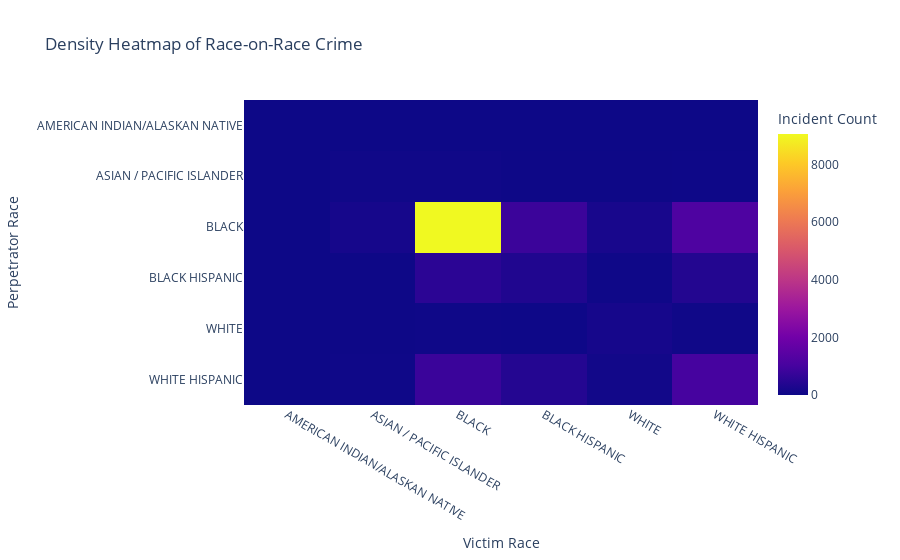

Source (notebook cell):
### Code cell
import pandas as pd
import plotly.express as px

# Assuming 'cleaned_data' is your DataFrame and already loaded

# Filter out unknown and nan races for perpetrators and victims
filtered_data = cleaned_data[
    (cleaned_data['PERP_RACE'].notna()) & (cleaned_data['PERP_RACE'] != 'UNKNOWN') &
    (cleaned_data['VIC_RACE'].notna()) & (cleaned_data['VIC_RACE'] != 'UNKNOWN')
]

# Create a crosstab of perpetrator and victim races
# Ensure PERP_RACE are rows and VIC_RACE are columns
race_on_race = pd.crosstab(filtered_data['PERP_RACE'], filtered_data['VIC_RACE'])

# Plotting a density heatmap
fig = px.imshow(
    race_on_race,
    labels=dict(x="Victim Race", y="Perpetrator Race", color="Incident Count"),
    title='Density Heatmap of Race-on-Race Crime',
    aspect='auto'  # Adjust the aspect ratio to auto if needed
)

# Ensure axes labels are correct
fig.update_xaxes(side="bottom", tickmode='array', tickvals=list(range(len(race_on_race.columns))), ticktext=race_on_race.columns)
fig.update_yaxes(tickmode='array', tickvals=list(range(len(race_on_race.index))), ticktext=race_on_race.index)

fig.show()

### Figure 1 — Plotly figure (JSON) as saved in the notebook; plotly's stock layout.template omitted (floating-point values rounded to 4 significant figures)
{"data": [{"coloraxis": "coloraxis", "hovertemplate": "Victim Race: %{x}<br>Perpetrator Race: %{y}<br>Incident Count: %{z}<extra></extra>", "name": "0", "type": "heatmap", "x": ["AMERICAN INDIAN/ALASKAN NATIVE", "ASIAN / PACIFIC ISLANDER", "BLACK", "BLACK HISPANIC", "WHITE", "WHITE HISPANIC"], "xaxis": "x", "y": ["AMERICAN INDIAN/ALASKAN NATIVE", "ASIAN / PACIFIC ISLANDER", "BLACK", "BLACK HISPANIC", "WHITE", "WHITE HISPANIC"], "yaxis": "y", "z": [[0, 0, 2, 0, 0, 0], [0, 52, 53, 13, 12, 24], [4, 157, 9053, 803, 197, 1187], [0, 18, 531, 344, 36, 380], [0, 13, 37, 23, 157, 52], [0, 36, 787, 406, 97, 999]]}], "layout": {"coloraxis": {"colorbar": {"title": {"text": "Incident Count"}}, "colorscale": [[0, "#0d0887"], [0.1111, "#46039f"], [0.2222, "#7201a8"], [0.3333, "#9c179e"], [0.4444, "#bd3786"], [0.5556, "#d8576b"], [0.6667, "#ed7953"], [0.7778, "#fb9f3a"], [0.8889, "#fdca26"], [1, "#f0f921"]]}, "title": {"text": "Density Heatmap of Race-on-Race Crime"}, "xaxis": {"anchor": "y", "domain": [0, 1], "side": "bottom", "tickmode": "array", "ticktext": ["AMERICAN INDIAN/ALASKAN NATIVE", "ASIAN / PACIFIC ISLANDER", "BLACK", "BLACK HISPANIC", "WHITE", "WHITE HISPANIC"], "tickvals": [0, 1, 2, 3, 4, 5], "title": {"text": "Victim Race"}}, "yaxis": {"anchor": "x", "autorange": "reversed", "domain": [0, 1], "tickmode": "array", "ticktext": ["AMERICAN INDIAN/ALASKAN NATIVE", "ASIAN / PACIFIC ISLANDER", "BLACK", "BLACK HISPANIC", "WHITE", "WHITE HISPANIC"], "tickvals": [0, 1, 2, 3, 4, 5], "title": {"text": "Perpetrator Race"}}}}
